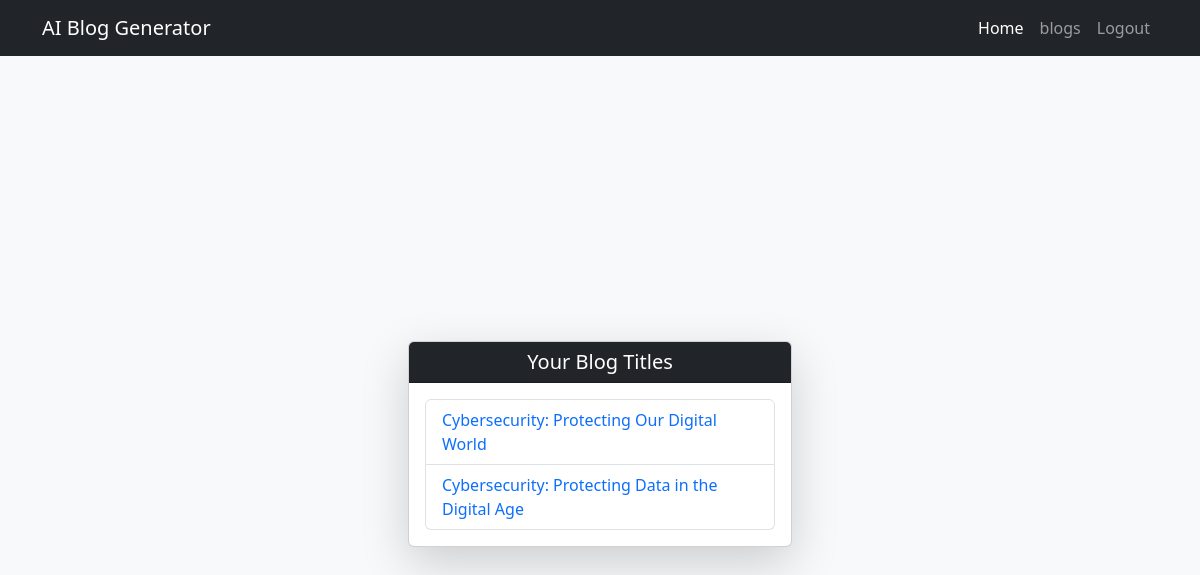
The page /blogs/ (signed in) on the database its author committed.
### genai/models.py (models this page shows, shortened)
class GeneratedText(models.Model):
    user = models.ForeignKey(User, on_delete=models.CASCADE, related_name='generated_texts')
    url = models.URLField(max_length=200)
    text = models.TextField()
    title = models.CharField(max_length=200, default="Untitled")  # Set a default value here
    created_at = models.DateTimeField(auto_now_add=True)

### genai/views.py (the view)
# urls.py: path('blogs/', views.blog_list, name='blog_list'),
def blog_list(request):
    if request.user.is_authenticated:
        user = request.user
        blogs = GeneratedText.objects.filter(user=user)
        return render(request, 'blogs.html', {'blogs': blogs})
    return redirect('login')  # Redirect to login if not authenticated

### genai/templates/blogs.html (shortened to what this page needs)
<!doctype html>
<html lang="en">
<head>
    <link href="https://cdn.jsdelivr.net/npm/bootstrap@5.3.2/dist/css/bootstrap.min.css" rel="stylesheet" />
</head>
<body>
    <header>
        <nav class="navbar navbar-expand-lg navbar-dark bg-dark">
            <div class="container">
                <a class="navbar-brand" href="#">AI Blog Generator</a>
                <div class="collapse navbar-collapse" id="navbarNavAltMarkup">
                    <div class="navbar-nav ms-auto">
                        <a class="nav-link active" aria-current="page" href="{% url 'genai'%}">Home</a>
                        <a class="nav-link" href="{% url 'blog_list'%}">blogs</a>
                        {% if user.is_authenticated %}
                            <a class="nav-link" href="{% url 'logout' %}">Logout</a>
                        {% else %}
                            <a class="nav-link" href="{% url 'login' %}">Login</a>
                            <a class="nav-link" href="{% url 'signup' %}">Sign Up</a>
                        {% endif %}
                    </div>
                </div>
            </div>
        </nav>
    </header>
    <main>
        <div class="min-vh-100 d-flex align-items-center justify-content-center flex-column bg-light">
            <div class="card shadow-lg mb-4" style="width: 24rem;">
                <div class="card-header bg-dark text-white text-center">
                    <h5 class="mb-0">Your Blog Titles</h5>
                </div>
                <div class="card-body">
                    <ul class="list-group">
                        {% for blog in blogs %}
                            <li class="list-group-item">
                                <a href="{% url 'blog_detail' blog.id %}" class="text-decoration-none">{{ blog.title }}</a>
                            </li>
                        {% empty %}
                            <li class="list-group-item">You have no blogs yet.</li>
                        {% endfor %}
                    </ul>
                </div>
            </div>
        </div>
    </main>
</body>
</html>

### rows shown on the page
GeneratedText: title "Cybersecurity: Protecting Our Digital World"
GeneratedText: title "Cybersecurity: Protecting Data in the Digital Age"
